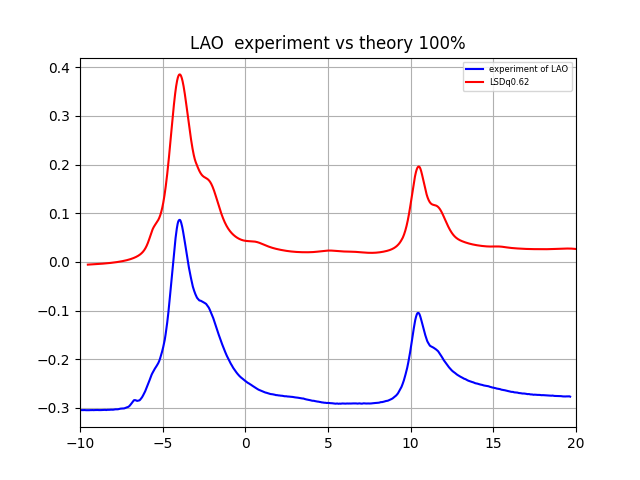

The Python source for this figure:
import pandas as pd  
import matplotlib.pyplot as plt 
from scipy.interpolate import interp1d
import glob
import numpy as np
from scipy.interpolate import interp1d
import PIL.Image as Image
import os



##### LAO
LAOdata = pd.read_csv('C:/Users/Tim/Desktop/SUM/201230_001_LAO#2020-11-19-(10)_CoL23_T33K.dat',encoding='utf-8',delimiter="\t" )
LAOdata = LAOdata[2690:8650]
LAO_LH = LAOdata["LH"]
LAO_LV = LAOdata["LV"] 
LAOxmld = LAOdata["LH"]+2*LAOdata["LV"] 
LAO_experiment = LAO_LH - LAO_LV - 0.3
LAOdata["Energy(eV)"] = LAOdata["Energy(eV)"] - 783.7



LS = pd.read_csv('C:/Users/Tim/Desktop/理論數據/Theory/LS/Co_210324_005_722_LS_aDeg0.0_aDt2g0.0' + '_XAS.dat', sep="\s+",    encoding='utf-8',skiprows=6,engine='python',header=None ) 
        
    
  
    

    
### LS
LS = LS[20:2000]

##### LS polar x
chLSx = 0.16
LSx_x = (LS[0]+chLSx).values
LSx_y = LS[2].values
#####  LS polar y
LSy_x = LSx_x
LSy_y = (LS[4]).values
#####  LS polar z
LSz_x = LSx_x
LSz_y = (LS[6]).values
LSxyz = -1*(LSx_y + LSy_y + LSz_y)/3
 
###設arctan,使用numpy的array
x1 = np.arange(-10, -5, 0.01, float)
x2 = np.arange(-5, -2, 0.01, float)
x3 = np.arange(-2, 9.5, 0.01, float)
x4 = np.arange(9.5, 11.5, 0.01, float)
x5 = np.arange(11.5, 20, 0.01, float)
arct2 = 0.006*np.arctan(8*(x2-(-3))) 
arct1 = np.full_like(x1,np.min(arct2))
arct3 = np.full_like(x3,np.max(arct2))
arct4 = 0.004*np.arctan(8*(x4-10.5)) +0.014
arct5 = np.full_like(x5,np.max(arct4))
arct = np.hstack([arct1,arct2,arct3,arct4,arct5])
x = np.hstack([x1,x2,x3,x4,x5]) 
### arct,LS,內插後相加,使用numpy的array
f = interp1d(x,arct,fill_value='extrapolate')
#以LS的x軸為基準
arct = f(LSx_x)
LSxyz = LSxyz + arct 
 
LSxyz = 1.15*LSxyz 
 

# LSglf1 =  1.650 
# LSglf2 =  0.3420
# LSglf3 =  0.060
# LSglf5 =  0.11250
# LSglf9 =  0.020
# LSglfelv = 0.0
# LSglftwf = 0.1150
# glf14th = round((i-1)*0.06,2)
# LSGLx = [-0.2000000E+02+chLSx,       
#          -0.5800000E+01+chLSx,            
#          -0.4200000E+01+chLSx,       
#          -0.4100000E+01+chLSx,       
#          -0.3400000E+01+chLSx,  
#           0.0000000E+00-LSglf1+chLSx,   
# 	      0.3000000E+01+chLSx,       
# 	      0.8000000E+01+chLSx,       
# 	      0.1030000E+02+chLSx,       
# 	      0.1130000E+02+chLSx,       
# 	      0.150000E+02+chLSx,        
#         ]

# LSGLy = [
#         0.1000000E+00+LSglf9+LSglftwf,
#         0.1000000E+00+LSglf9+LSglftwf,
#         0.8*0.1130000E+01+LSglf9,
#         0.8*0.1130000E+01+LSglf9,
#         0.8*0.1130000E+01+LSglf9,
#         0.8*0.1130000E+01-0.2280+LSglf2,
#         0.8*0.1130000E+01-0.2280+LSglf2,
#         0.6000000E+00,            
#         0.6000000E+00,
#         0.6000000E+00+LSglf3+LSglf5+LSglfelv+glf14th,
#         0.6000000E+00+LSglf3+LSglf5+LSglfelv+glf14th,
#     ]
# HSgl2 =  0.150 
# HSgl3 =  0.1150
# HSgl5 =  2.50
# HSGLx = [
#         -0.2000000E+02+chHSx,
#         -0.7600000E+01+chHSx, 
#         -0.7200000E+01+chHSx, 
#         -0.4900000E+01+chHSx, 
#         -0.4100000E+01+chHSx, 
#         -0.3200000E+01+chHSx, 
#         -0.2400000E+01+chHSx, 
#     	 0.0000000E+00+chHSx, 
#     	 0.3000000E+01+chHSx, 
#     	 0.8000000E+01+chHSx, 
#     	 0.1030000E+02+chHSx, 
#     	 0.1040000E+02+chHSx+HSgl5, 
#         ]   
# HSGLy = [
#        0.7500000E+00+HSgl2+HSgl3,
#        0.7500000E+00+HSgl2+HSgl3,
#        0.7500000E+00+HSgl2+HSgl3,
#        0.7500000E+00+HSgl2+HSgl3,
#        0.1130000E+01,
#        0.1130000E+01,
#        0.1130000E+01,
#        0.1350000E+01,
#        0.1350000E+01,
#        0.8500000E+00,
#        0.8500000E+00,
#        0.1500000E+01,
#     ]

# LSGLy = np.multiply(LSGLy, 0.3)
# HSGLy = np.multiply(HSGLy, 0.3)

plt.plot(LAOdata["Energy(eV)"],LAOxmld-0.3,label='experiment of LAO',color = 'b')


plt.plot(LSx_x,LSxyz,label= 'LSDq0.62',color='r')
 
 
plt.rc('legend',fontsize=6)
plt.xlim(-10,20)
plt.legend()
plt.grid(True)
plt.title( 'LAO  experiment vs theory 100%'   )
plt.savefig('LAO_XAS.png')
plt.show()